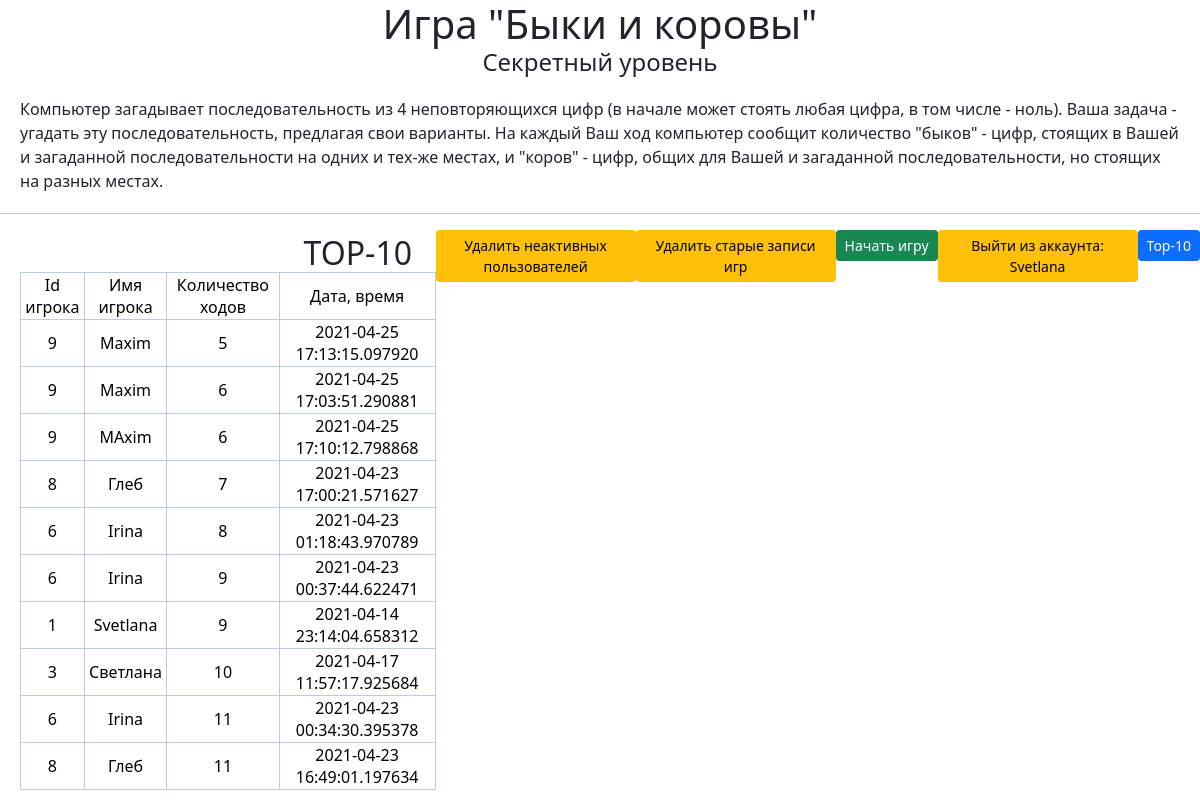
The page /records10 (signed in) on the database its author committed.
### data/users.py (models this page shows, shortened)
class User(SqlAlchemyBase, UserMixin):
    __tablename__ = 'users'
    id = sqlalchemy.Column(sqlalchemy.Integer,
                           primary_key=True, autoincrement=True)
    surname = sqlalchemy.Column(sqlalchemy.String, nullable=True)
    name = sqlalchemy.Column(sqlalchemy.String, nullable=True)
    level = sqlalchemy.Column(sqlalchemy.Integer, nullable=True)
    status = sqlalchemy.Column(sqlalchemy.String, nullable=True)
    email = sqlalchemy.Column(sqlalchemy.String,
                              index=True, unique=True, nullable=True)
    hashed_password = sqlalchemy.Column(sqlalchemy.String, nullable=True)
    reg_date = sqlalchemy.Column(sqlalchemy.DateTime,
                                      default=datetime.datetime.now)
    record = orm.relation("Record", back_populates='user')

### data/records.py (models this page shows)
class Record(SqlAlchemyBase):
    __tablename__ = 'records'
    id = sqlalchemy.Column(sqlalchemy.Integer,
                           primary_key=True, autoincrement=True)
    user_id = sqlalchemy.Column(sqlalchemy.Integer,
                                    sqlalchemy.ForeignKey("users.id"))
    user_name = sqlalchemy.Column(sqlalchemy.String, nullable=True)
    score = sqlalchemy.Column(sqlalchemy.Integer, nullable=True)
    secret_num = sqlalchemy.Column(sqlalchemy.String, nullable=True)
    date = sqlalchemy.Column(sqlalchemy.DateTime,
                                 default=datetime.datetime.now)
    user = orm.relation('User')

### main.py (the view)
@app.route('/records10')
def records_top10():
    db_sess = db_session.create_session()
    records = db_sess.query(Record).order_by(Record.score).limit(10)
    return render_template("records.html", records=records, header="TOP-10")

### data/db_session.py (called while the page is built)
def create_session() -> Session:
    global __factory
    return __factory()

### main.py (called while the page is built)
@login_manager.user_loader
def load_user(user_id):
    db_sess = db_session.create_session()
    return db_sess.query(User).get(user_id)

### templates/records.html (shortened to what this page needs)
{% extends "base.html" %}
{% block content %}
    <h2>{{header}}</h2>
    <table class="table-primary align-middle table-bordered">
    	<tr class="table-primary">
    		<td class="table-primary">Id игрока</td>
    		<td class="table-primary">Имя игрока</td>
    		<td class="table-primary">Количество ходов</td>
    		<td class="table-primary">Дата, время</td>
    	</tr>
        {% for i in records %}
    	<tr>
    		<td class="table-primary">{{ i.user_id }}</td>
    		<td class="table-primary">{{ i.user_name }}</td>
    		<td class="table-primary">{{ i.score }}</td>
    		<td class="table-primary">{{ i.date }}</td>
    	</tr>
    	{% endfor %}
    </table>
{% endblock %}

### templates/base.html (shortened to what this page needs)
<html lang="en">
<head>
    <link rel="stylesheet"
   href="https://cdn.jsdelivr.net/npm/bootstrap@5.0.0-beta1/dist/css/bootstrap.min.css"
>
   <link rel="stylesheet" type="text/css" href="static/css/style.css">
</head>
<body>
    <h1>Игра "Быки и коровы"</h1>
    <h4>Секретный уровень</h4>
    <div>Компьютер загадывает последовательность из 4 неповторяющихся цифр (в начале может стоять любая цифра, в том числе - ноль). Ваша задача - угадать эту последовательность, предлагая свои варианты. На каждый Ваш ход компьютер сообщит количество "быков" - цифр, стоящих в Вашей и загаданной последовательности на одних и тех-же местах, и "коров" - цифр, общих для Вашей и загаданной последовательности, но стоящих на разных местах.</div>
    <hr>
    <nav>
    <a class="btn btn-primary btn-sm" href="/records10">Top-10</a>
    {% if current_user.is_authenticated %}
        <a class="btn btn-warning btn-sm" href="/logout">Выйти из аккаунта: {{ current_user.name }}</a>
        <a href="/new_game" class="btn btn-success btn-sm">Начать игру</a>
        {% if current_user.status == "admin" %}
            <a href="/remove_old_records" class="btn btn-warning btn-sm">Удалить старые записи игр</a>
            <a href="/remove_old_users" class="btn btn-warning btn-sm">Удалить неактивных пользователей</a>
        {% endif %}
    {% else %}
        <a class="btn btn-primary btn-sm" href="/register">Зарегистрироваться</a>
        <a class="btn btn-success btn-sm" href="/login">Войти</a>
    {% endif %}
    </nav>
    <div>
	{% block content %}
	{% endblock %}
    </div>
</body>
</html>

### static/css/style.css (style rules this page uses)
h1, h4, h2, form, table { margin: auto; text-align: center; max-width: 640px; }
a { float: right; text-align: top; max-width: 200px; }
div { align: center; margin: 20px; }

### rows shown on the page
User: name "Svetlana"
Record: user_id "9", user_name "Maxim", score "5", date "2021-04-25 17:13:15.097920"
Record: user_id "9", user_name "Maxim", score "6", date "2021-04-25 17:03:51.290881"
Record: user_id "9", user_name "MAxim", score "6", date "2021-04-25 17:10:12.798868"
Record: user_id "8", user_name "Глеб", score "7", date "2021-04-23 17:00:21.571627"
Record: user_id "6", user_name "Irina", score "8", date "2021-04-23 01:18:43.970789"
Record: user_id "6", user_name "Irina", score "9", date "2021-04-23 00:37:44.622471"
Record: user_id "1", user_name "Svetlana", score "9", date "2021-04-14 23:14:04.658312"
Record: user_id "3", user_name "Светлана", score "10", date "2021-04-17 11:57:17.925684"
Record: user_id "6", user_name "Irina", score "11", date "2021-04-23 00:34:30.395378"
Record: user_id "8", user_name "Глеб", score "11", date "2021-04-23 16:49:01.197634"

### other values the page prints
{{ header }} "TOP-10"
